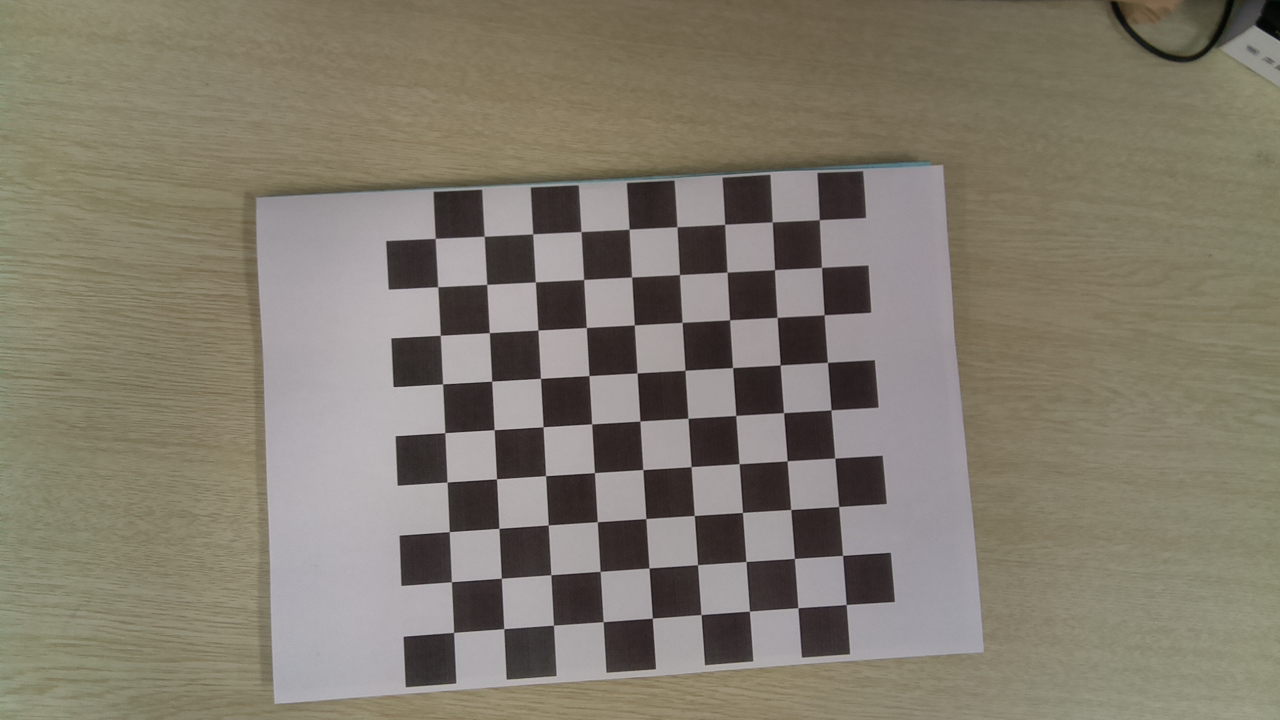
#> input picture camera1.3/img01.jpg, 1280 x 720 px, found by its file name
$ python cornerdetection.py
#> lines starting #> are read from the running program, lines starting #| are printed output that depends on the picture; after the words box and inside, x2 and y2 are one past the last pixel; in counts of white or black regions, pixels touching at a corner belong together
# -*- coding: utf-8 -*-
"""
Created on Wed Sep 12 16:05:52 2018

@author: 施腾芮
"""
import numpy as np
import cv2

img_i = cv2.imread('D:/twelve1212/camera1.3/img01.jpg')
#> img_i is the input picture: shape (720, 1280, 3); mean B, G, R 109.3, 123.2, 129.7
cv2.imshow('init_image',img_i)
img_gray = cv2.cvtColor(img_i,cv2.COLOR_BGR2GRAY)
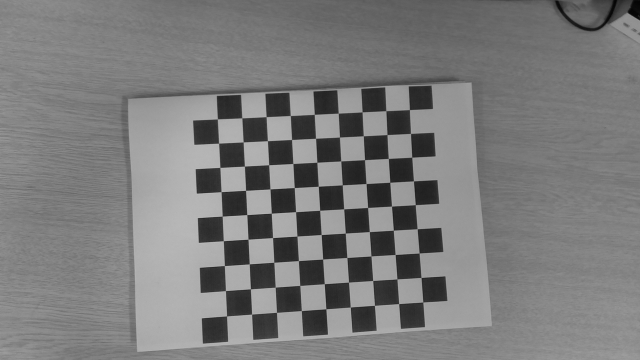
#> img_gray: shape (720, 1280) (shown at 1/2 size); min 3, max 194, mean 123.6
img_32i = np.float32(img_gray)
img_cor = cv2.cornerHarris(img_32i,2,3,0.04)
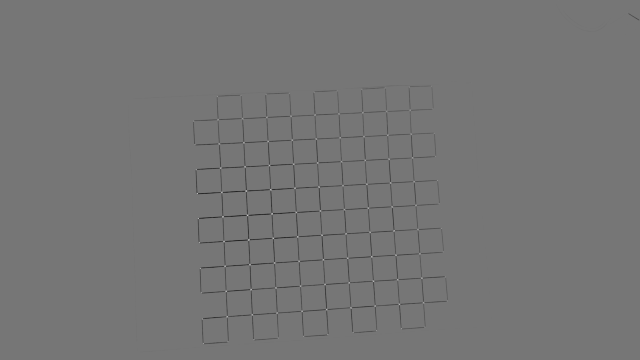
#> img_cor: shape (720, 1280) float32 (shown at 1/2 size); min -11296850, max 13046657, mean -75863; drawn with min black and max white
img_cor = cv2.dilate(img_cor,None)  #扩大标记
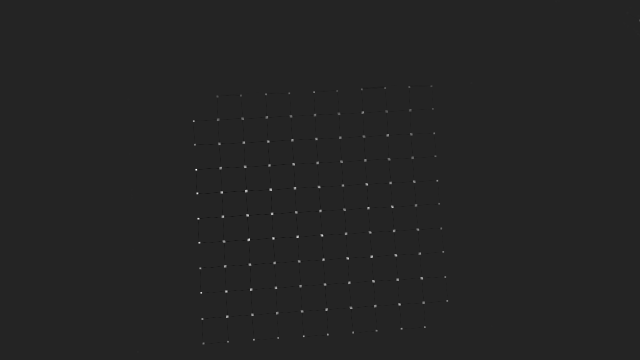
#> img_cor: shape (720, 1280) float32 (shown at 1/2 size); min -2189237, max 13046657, mean 11577; drawn with min black and max white
img_i[img_cor>0.01*img_cor.max()]=[0,0,255]
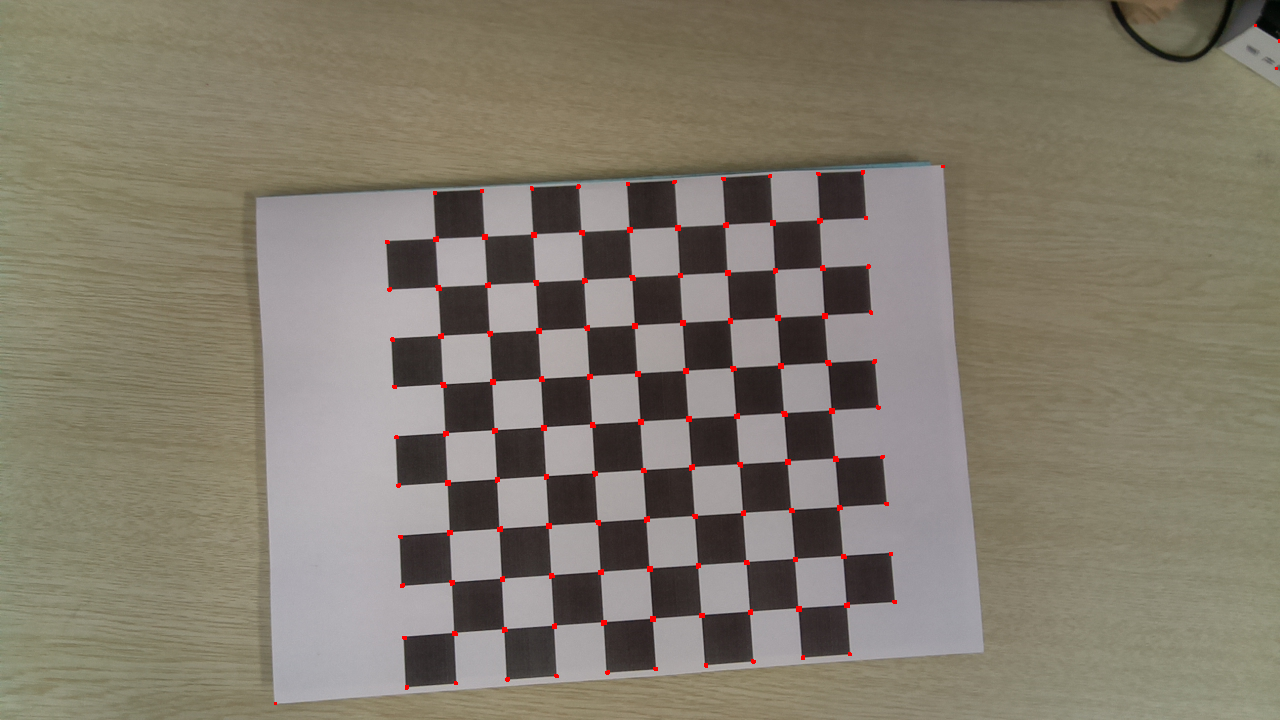
#> img_i: shape (720, 1280, 3); 0.37% of pixels changed, all inside (x1, y1, x2, y2) = (274, 24, 1280, 705)
cv2.imshow('dst',img_i)

if cv2.waitKey(0) & 0xff == 27:
#> (key Esc is pressed here)
    cv2.destroyAllWindows()

$ run again, with camera1.3/img02.jpg copied over camera1.3/img01.jpg
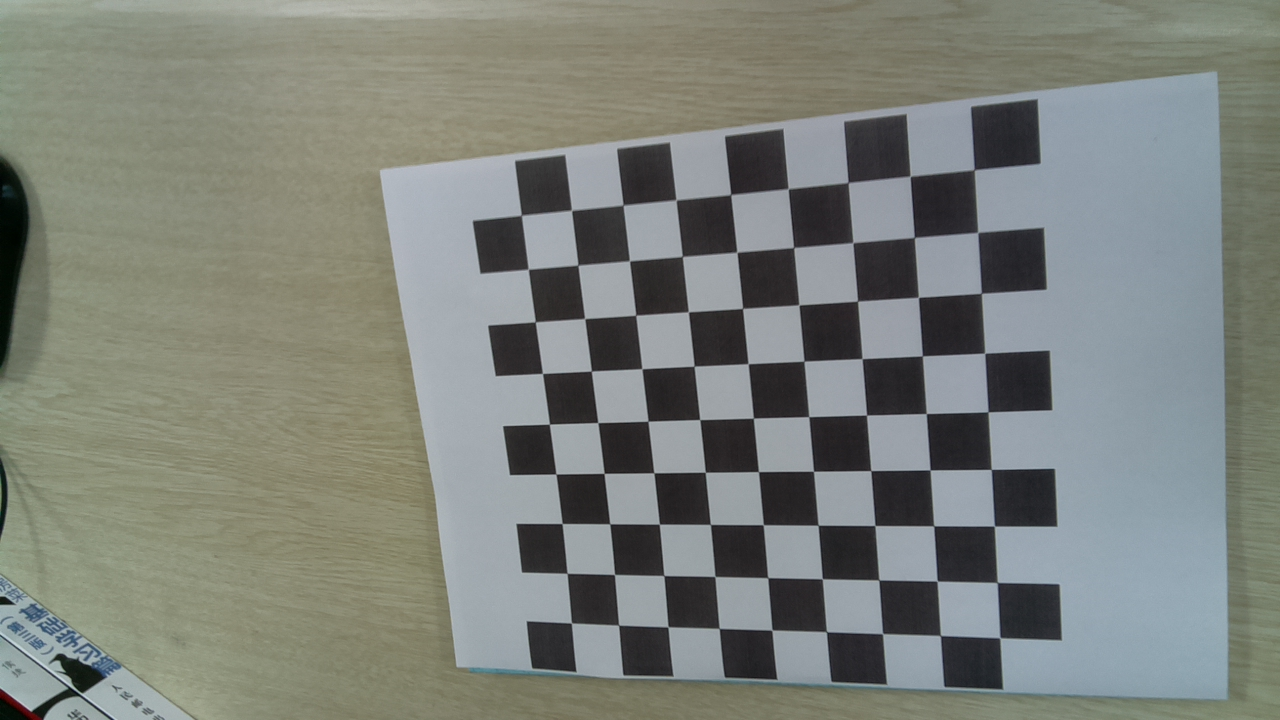
#> input picture camera1.3/img02.jpg, 1280 x 720 px, found by its file name
#> img_i is the input picture: shape (720, 1280, 3); mean B, G, R 122.4, 129.1, 124.8
#> `img_cor = cv2.dilate(img_cor,None)`:
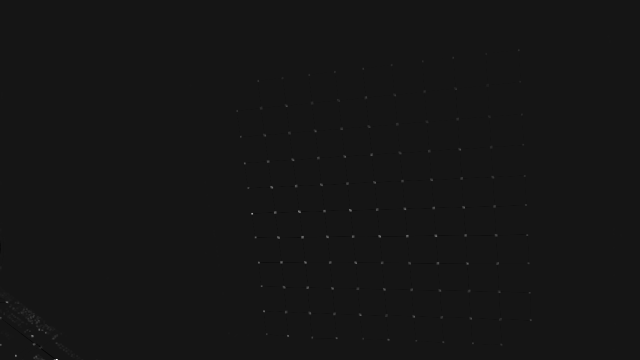
#> img_cor: shape (720, 1280) float32 (shown at 1/2 size); min -2001859.8, max 21259850, mean 9228.6; drawn with min black and max white
#> `img_i[img_cor>0.01*img_cor.max()]=[0,0,255]`:
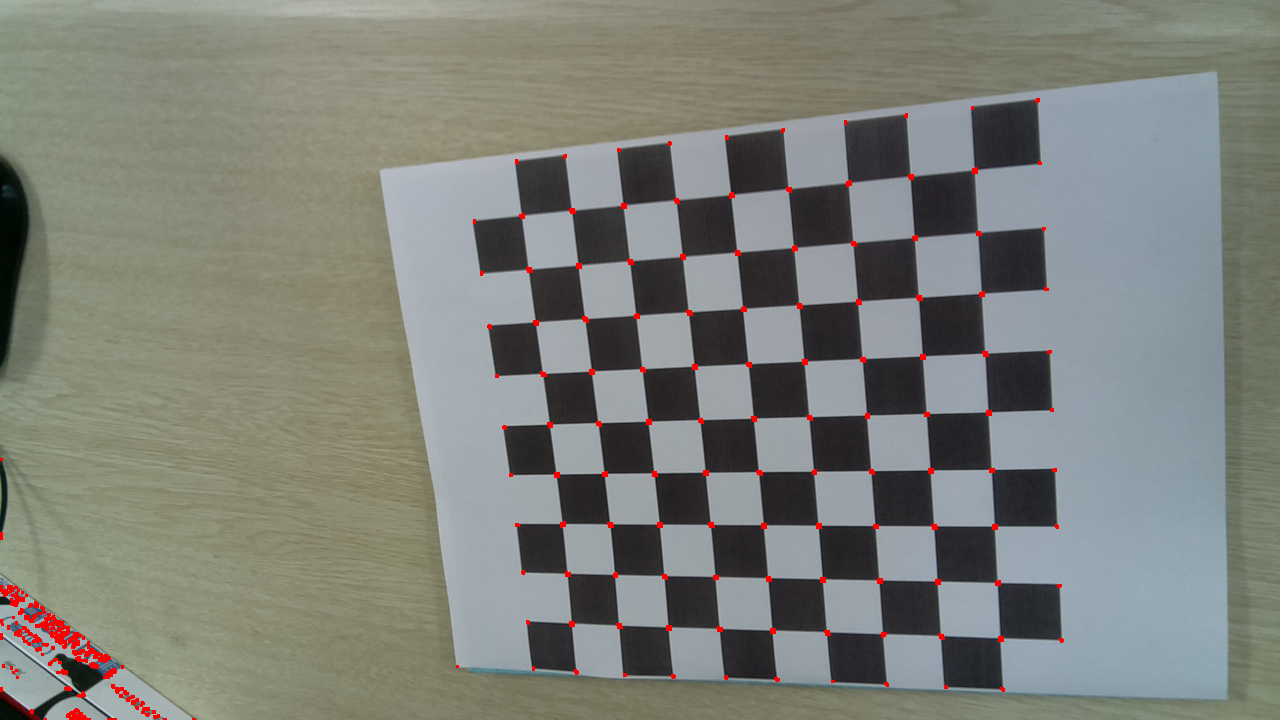
#> img_i: shape (720, 1280, 3); 0.68% of pixels changed, all inside (x1, y1, x2, y2) = (0, 98, 1064, 720)

$ run again, with camera1.3/img03.jpg copied over camera1.3/img01.jpg
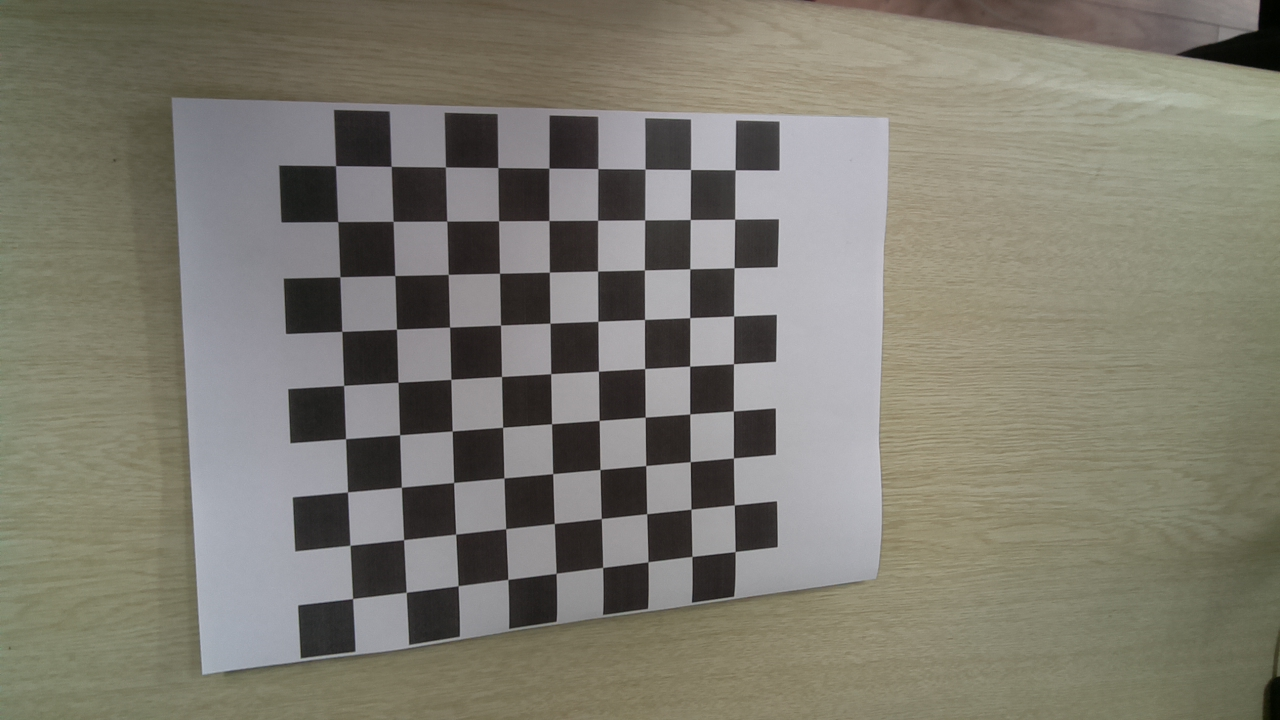
#> input picture camera1.3/img03.jpg, 1280 x 720 px, found by its file name
#> img_i is the input picture: shape (720, 1280, 3); mean B, G, R 112.1, 123.7, 126.5
#> `img_cor = cv2.dilate(img_cor,None)`:
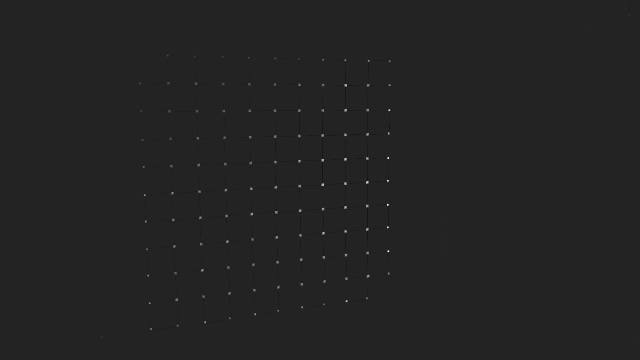
#> img_cor: shape (720, 1280) float32 (shown at 1/2 size); min -2195267.5, max 13594911, mean 9915.7; drawn with min black and max white
#> `img_i[img_cor>0.01*img_cor.max()]=[0,0,255]`:
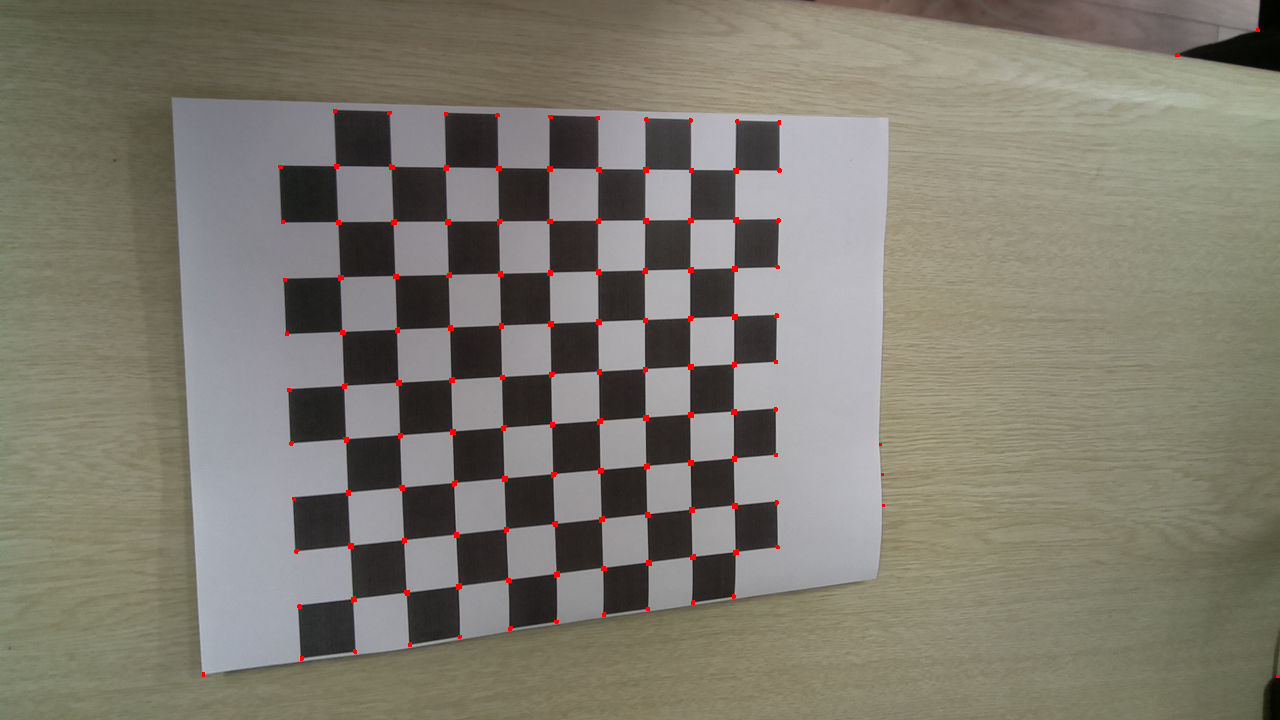
#> img_i: shape (720, 1280, 3); 0.37% of pixels changed, all inside (x1, y1, x2, y2) = (202, 28, 1280, 678)
